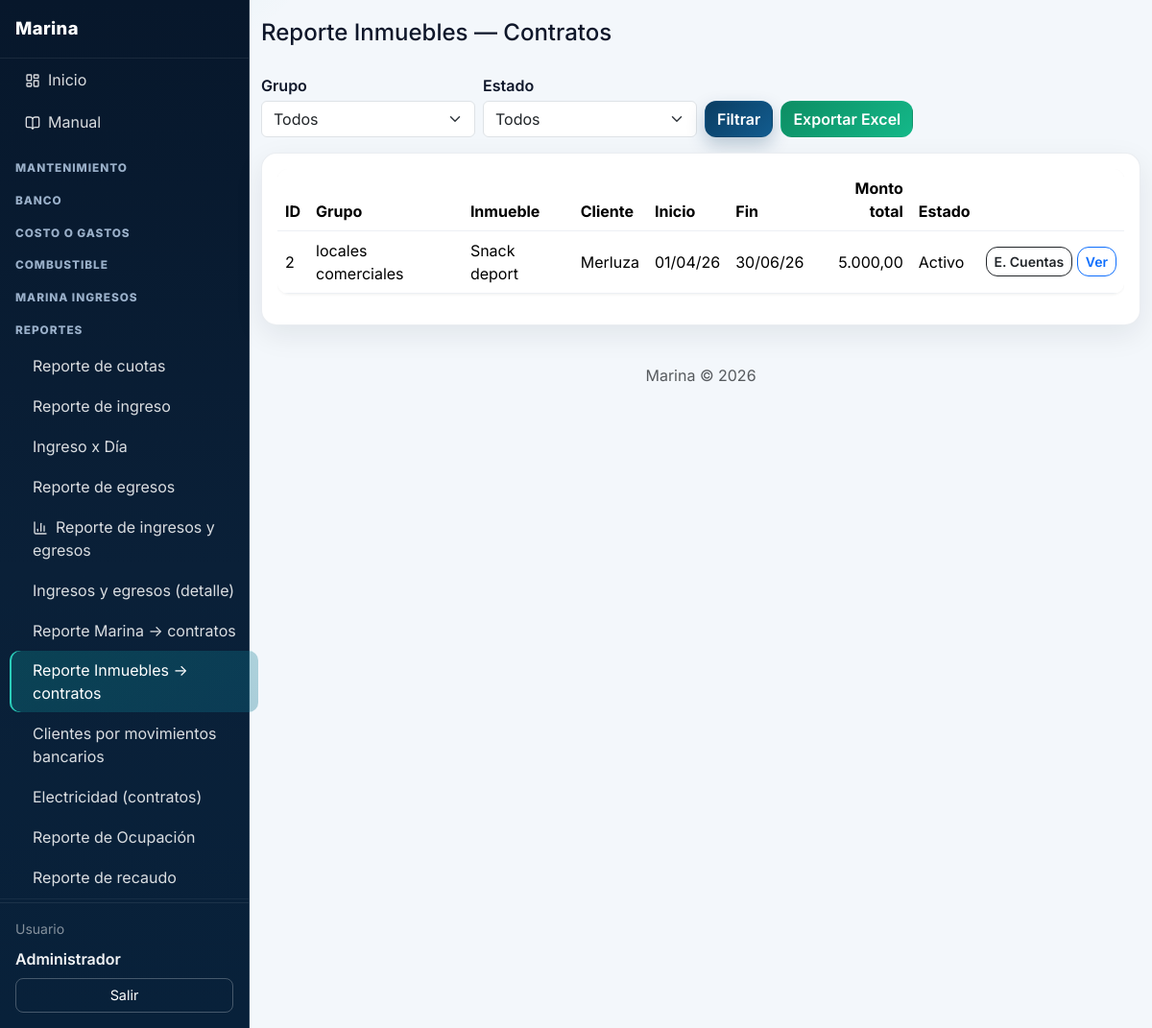
Page /index.php?p=reporte-inmuebles-contratos (signed in) on the committed database.
### tables this page shows
CREATE TABLE contratos (
  id INT UNSIGNED AUTO_INCREMENT PRIMARY KEY,
  cliente_id INT UNSIGNED NOT NULL,
  cuenta_id INT UNSIGNED NOT NULL COMMENT 'Cuenta de la marina donde se acreditan los pagos',
  muelle_id INT UNSIGNED NULL,
  slip_id INT UNSIGNED NULL,
  grupo_id INT UNSIGNED NULL,
  inmueble_id INT UNSIGNED NULL,
  fecha_inicio DATE NOT NULL,
  fecha_fin DATE NOT NULL,
  monto_total DECIMAL(12,2) NOT NULL,
  observaciones TEXT NULL,
  numero_recibo VARCHAR(100) NULL COMMENT 'Número de recibo emitido al cliente',
  activo TINYINT(1) NOT NULL DEFAULT 1,
  estado VARCHAR(20) NOT NULL DEFAULT 'activo' COMMENT 'activo|terminado',
  created_at DATETIME NOT NULL DEFAULT CURRENT_TIMESTAMP,
  updated_at DATETIME NOT NULL DEFAULT CURRENT_TIMESTAMP ON UPDATE CURRENT_TIMESTAMP,
  created_by INT UNSIGNED NULL,
  updated_by INT UNSIGNED NULL,
  FOREIGN KEY (cliente_id) REFERENCES clientes(id) ON DELETE RESTRICT,
  FOREIGN KEY (cuenta_id) REFERENCES cuentas(id) ON DELETE RESTRICT,
  FOREIGN KEY (muelle_id) REFERENCES muelles(id) ON DELETE RESTRICT,
  FOREIGN KEY (slip_id) REFERENCES slips(id) ON DELETE RESTRICT,
  FOREIGN KEY (grupo_id) REFERENCES grupos(id) ON DELETE RESTRICT,
  FOREIGN KEY (inmueble_id) REFERENCES inmuebles(id) ON DELETE RESTRICT,
  FOREIGN KEY (created_by) REFERENCES usuarios(id),
  FOREIGN KEY (updated_by) REFERENCES usuarios(id)
);

CREATE TABLE grupos (
  id INT UNSIGNED AUTO_INCREMENT PRIMARY KEY,
  nombre VARCHAR(120) NOT NULL,
  created_at DATETIME NOT NULL DEFAULT CURRENT_TIMESTAMP,
  updated_at DATETIME NOT NULL DEFAULT CURRENT_TIMESTAMP ON UPDATE CURRENT_TIMESTAMP,
  created_by INT UNSIGNED NULL,
  updated_by INT UNSIGNED NULL,
  FOREIGN KEY (created_by) REFERENCES usuarios(id),
  FOREIGN KEY (updated_by) REFERENCES usuarios(id)
);

CREATE TABLE inmuebles (
  id INT UNSIGNED AUTO_INCREMENT PRIMARY KEY,
  grupo_id INT UNSIGNED NOT NULL,
  nombre VARCHAR(120) NOT NULL,
  created_at DATETIME NOT NULL DEFAULT CURRENT_TIMESTAMP,
  updated_at DATETIME NOT NULL DEFAULT CURRENT_TIMESTAMP ON UPDATE CURRENT_TIMESTAMP,
  created_by INT UNSIGNED NULL,
  updated_by INT UNSIGNED NULL,
  FOREIGN KEY (grupo_id) REFERENCES grupos(id) ON DELETE RESTRICT,
  FOREIGN KEY (created_by) REFERENCES usuarios(id),
  FOREIGN KEY (updated_by) REFERENCES usuarios(id),
  UNIQUE KEY uk_inmueble_grupo (grupo_id, nombre)
);

CREATE TABLE clientes (
  id INT UNSIGNED AUTO_INCREMENT PRIMARY KEY,
  nombre VARCHAR(150) NOT NULL,
  documento VARCHAR(50) NULL,
  telefono VARCHAR(50) NULL,
  email VARCHAR(100) NULL,
  direccion TEXT NULL,
  dueno_capitan VARCHAR(150) NULL COMMENT 'Dueño / Capitán',
  created_at DATETIME NOT NULL DEFAULT CURRENT_TIMESTAMP,
  updated_at DATETIME NOT NULL DEFAULT CURRENT_TIMESTAMP ON UPDATE CURRENT_TIMESTAMP,
  created_by INT UNSIGNED NULL,
  updated_by INT UNSIGNED NULL,
  FOREIGN KEY (created_by) REFERENCES usuarios(id),
  FOREIGN KEY (updated_by) REFERENCES usuarios(id)
);

### index.php (called while the page is built, shortened)
<?php
require_once __DIR__ . '/includes/funciones.php';
$p = trim($_GET['p'] ?? 'dashboard');
$p = preg_replace('/[^a-z0-9_-]/', '', $p) ?: 'dashboard';
$pagina = __DIR__ . '/pages/' . $p . '.php';
require $pagina;

### includes/funciones.php (called while the page is built, shortened)
<?php
function e(string $s): string {
    return htmlspecialchars($s, ENT_QUOTES, 'UTF-8');
}
function fechaFormato(?string $fecha, string $formato = MARINA_FMT_FECHA_PANTALLA): string {
    $t = strtotime($fecha);
    return $t ? date($formato, $t) : $fecha;
}
function dinero(float $n): string {
    return number_format($n, 2, ',', '.');
}
function obtener(string $key, $default = '') {
    return $_GET[$key] ?? $_POST[$key] ?? $default;
}

### pages/reporte-inmuebles-contratos.php (the view, shortened to what this page needs)
<?php
$pdo = getDb();
$activo = obtener('activo', '');
$sql = "
    SELECT co.id, co.fecha_inicio, co.fecha_fin, co.monto_total, co.activo, COALESCE(co.estado, 'activo') AS estado,
           cl.nombre AS cliente,
           gr.nombre AS grupo_nombre,
           im.nombre AS inmueble_nombre
    FROM contratos co
    JOIN clientes cl ON cl.id = co.cliente_id
    LEFT JOIN grupos gr ON gr.id = co.grupo_id
    LEFT JOIN inmuebles im ON im.id = co.inmueble_id
    WHERE co.inmueble_id IS NOT NULL
";
$params = [];
$sql .= ' ORDER BY gr.nombre, im.nombre, co.id';
$st = $pdo->prepare($sql);
$st->execute($params);
$filas = $st->fetchAll(PDO::FETCH_ASSOC);
require_once __DIR__ . '/../includes/contrato_estado_cuenta.php';
require_once __DIR__ . '/../includes/layout.php';
?>
<h1 class="h4 mb-3">Reporte Inmuebles — Contratos</h1>
<form method="get" class="toolbar mb-3">
    <div class="row g-2 align-items-end">
        <div class="col-12 col-md-3">
            <label class="form-label mb-1">Grupo</label>
            <select class="form-select" name="grupo_id">
                <option value="0">Todos</option>
            </select>
        </div>
        <div class="col-12 col-md-3">
            <label class="form-label mb-1">Estado</label>
            <select class="form-select" name="activo">
                <option value="" <?= $activo === '' ? 'selected' : '' ?>>Todos</option>
            </select>
        </div>
        <div class="col-12 col-md-auto">
            <button type="submit" class="btn btn-primary">Filtrar</button>
        </div>
        <div class="col-12 col-md-auto">
            <button type="submit" class="btn btn-success" name="export" value="excel">Exportar Excel</button>
        </div>
    </div>
</form>
<div class="card p-3">
    <div class="table-responsive">
        <table class="table table-hover align-middle">
            <thead>
                <tr>
                    <th>ID</th>
                    <th>Grupo</th>
                    <th>Inmueble</th>
                    <th>Cliente</th>
                    <th>Inicio</th>
                    <th>Fin</th>
                    <th class="text-end">Monto total</th>
                    <th>Estado</th>
                    <th></th>
                </tr>
            </thead>
            <tbody>
            <?php foreach ($filas as $r): ?>
                <tr>
                    <td><?= (int) $r['id'] ?></td>
                    <td><?= e($r['grupo_nombre'] ?? '—') ?></td>
                    <td><?= e($r['inmueble_nombre'] ?? '—') ?></td>
                    <td><?= e($r['cliente'] ?? '') ?></td>
                    <td><?= fechaFormato($r['fecha_inicio']) ?></td>
                    <td><?= fechaFormato($r['fecha_fin']) ?></td>
                    <td class="text-end"><?= dinero((float) ($r['monto_total'] ?? 0)) ?></td>
                    <td><?= (string)($r['estado'] ?? 'activo') === 'activo' ? 'Activo' : 'Terminado' ?></td>
                    <td class="text-nowrap">
                        <?= marina_html_btn_estado_cuenta_contrato((int) $r['id']) ?>
                        <a class="btn btn-sm btn-outline-primary" href="<?= MARINA_URL ?>/index.php?p=contratos&amp;accion=editar&amp;id=<?= (int) $r['id'] ?>">Ver</a>
                    </td>
                </tr>
            <?php endforeach; ?>
            </tbody>
        </table>
    </div>
</div>
<?php require_once __DIR__ . '/../includes/footer.php'; ?>

### includes/contrato_estado_cuenta.php (shortened to what this page needs)
<?php
function marina_html_btn_estado_cuenta_contrato(int $contratoId): string
{
    return '<button type="button" class="btn btn-outline-dark btn-sm btn-estado-cuenta-contrato" data-contrato-id="' . (int) $contratoId . '">E. Cuentas</button>';
}

### assets/css/estilos.css (style rules this page uses)
body { font-family: system-ui, -apple-system, Segoe UI, Roboto, Arial, sans-serif; background: #f4f6f9; }
.toolbar { margin-bottom: 1rem; }
table { background: #fff; border-radius: .75rem; overflow: hidden; box-shadow: 0 1px 3px rgba(0, 0, 0, 0.06); }
th, td { padding: .75rem 1rem; border-bottom: 1px solid #edf0f4; }
th { background: #f8fafc; font-weight: 700; }
form label { display: block; margin-top: .75rem; margin-bottom: .25rem; font-weight: 600; }
form input[type="text"], form input[type="email"], form input[type="password"], form input[type="number"], form input[type="date"], form select, form textarea { width: 100%; max-width: 500px; padding: .375rem .65rem; border: 1px solid #d9dee6; border-radius: .5rem; font-size: 1rem; background: #fff; }
form input[type="text"], form input[type="email"], form input[type="password"], form input[type="number"], form input[type="date"], form select { height: auto; min-height: 0; }
:root { --bg-main: #f3f7fb; --surface: #ffffff; --surface-soft: #f8fbff; --text-main: #0f172a; --text-soft: #64748b; --brand-1: #0a3d62; --brand-2: #0ea5a6; --ok: #0f9f64; --danger: #d14343; --radius-lg: 16px; --radius-md: 12px; --shadow-soft: 0 10px 30px rgba(15, 23, 42, 0.08); }
body { font-family: "Inter", system-ui, -apple-system, Segoe UI, Roboto, Arial, sans-serif; color: var(--text-main); background: radial-gradient(1200px 600px at -10% -10%, rgba(14, 165, 166, 0.16), transparent 40%), radial-gradient(900px 500px at 120% -20%, rgba(10, 61, 98, 0.2), transparent 35%), var(--bg-main); }
.card { border: 1px solid rgba(148, 163, 184, 0.2); border-radius: var(--radius-lg); box-shadow: var(--shadow-soft); }
.btn { border-radius: 12px; font-weight: 600; transition: transform .16s ease, box-shadow .16s ease, opacity .16s ease; }
.btn-primary { background: linear-gradient(135deg, var(--brand-1), #125c8f); border-color: transparent; box-shadow: 0 8px 18px rgba(10, 61, 98, .25); }
.btn-success { background: linear-gradient(135deg, #0d8d63, #14b889); border-color: transparent; }

### rows in the picture
contratos: id "2", grupo.nombre "locales comerciales", inmueble.nombre "Snack deport", cliente.nombre "Merluza", fecha_inicio "01/04/26", fecha_fin "30/06/26", monto_total "5.000,00"

### other values in the picture
$nombre_usuario "Administrador"
